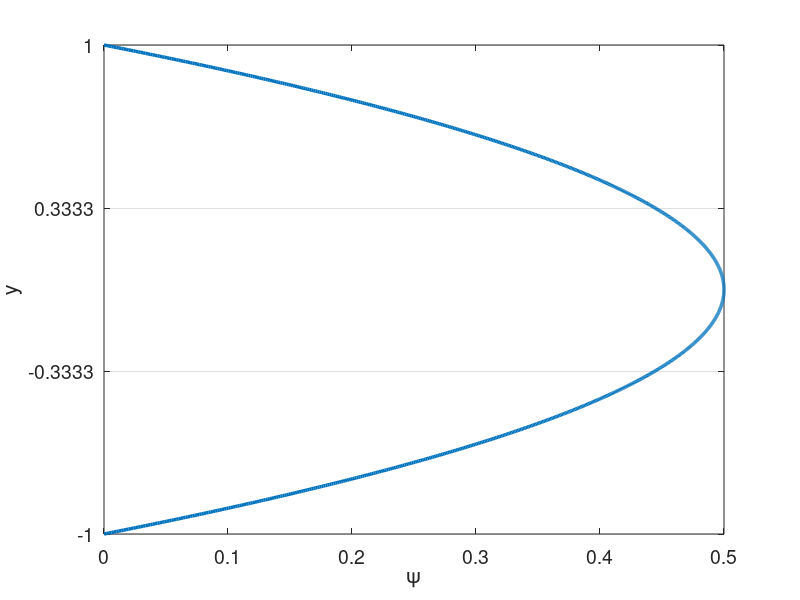

The MATLAB script that drew this image: (Note: this script raises an error after producing the figure.)
% clc
clear all
close all


set(0,'DefaultAxesFontSize',14)
set(0,'defaultLineLineWidth',2.5)
% set(0,'DefaultFigureWindowStyle','docked')


linestyles = {'k-','b-','r-','g-','c-','m-','k--','b--','r--','g--','c--','m--','k-.','b-.','r-.','g-.','c-.','m-.','k:','b:','r:','g:','c:','m:'};
pointstyles = {'ko','bo','ro','go','co','mo','k^','b^','r^','g^','c^','m^','ks','bs','rs','gs','cs','ms','k*','b*','r*','g*','c*','m*','k+','b+','r+','g+','c+','m+'};

%%%%%%%%%%%%%%%%%%%%%%%%%%%%%%%%%%%%%%%%%%%%%%%%%%%%%%%%%%%%%%%%%%
% Navier-Stokes Solver Demo (2D Channel)
%%%%%%%%%%%%%%%%%%%%%%%%%%%%%%%%%%%%%%%%%%%%%%%%%%%%%%%%%%%%%%%%%%

format compact;
format short; 
Re = 1; Pr=0.8; Pe=Re*Pr; 

%N=16; E=5; N1=N+1; nL=N1*N1*E;  % 16th order
N=2; % polynomial order  
Ex=1; % Number of elements in x
Ey=3; % Number of elements in y
CFL=0.1;
u_ic = Re;
pert = 0.0;
f_ic = @(x,y) u_ic*(1-y.^2)/2;

%% Enrichment information
en_on = 1;
N_en_y = 1; 
psi = {@(x,y) (0.5*(1 - y.^2) + 0.*x), @(x,y) 0.*y + 0.*x};
gpsi = {@(x,y) 0.*y + 0.*x, @(x,y) (-1.*y + 0.*x), ...
        @(x,y) 0.*y + 0.*x, @(x,y) 0.*y + 0.*x};
hpsi = {@(x,y) 0.*y + 0.*x, @(x,y) (-1 - 0.*y + 0.*x), ...
        @(x,y) 0.*y + 0.*x, @(x,y) 0.*y + 0.*x};
    
% No enrichment on one half
% psi = {@(x,y) (y<=0).*(0.5*(1 - y.^2)) + (y>0).*0.5 + 0.*x, @(x,y) 0.*y + 0.*x};
% gpsi = {@(x,y) 0.*y + 0.*x, @(x,y) (y<=0).*(-1.*y)+ (y>0).*0 + 0.*x, ...
%         @(x,y) 0.*y + 0.*x, @(x,y) 0.*y + 0.*x};
% hpsi = {@(x,y) 0.*y + 0.*x, @(x,y) (y<=0).*(-1.)+ (y>0).*0 + 0.*y + 0.*x, ...
%         @(x,y) 0.*y + 0.*x, @(x,y) 0.*y + 0.*x};

% Blended enrichment
% En - Blend - normal .. - Blend - En
% N_en_form = 1;
% Ly = 2/Ey;
% ye = 1-Ly*N_en_form; % end of enrichment
% yb = 1-Ly*(N_en_form+1); % end of blending
% 
% blend = @(x,y) 0.*x + ...
%     (abs(y) >= (ye-eps)).*1 + ...
%     ((-(ye-eps) < y).*(y <= -(yb-eps))).*(y-(-yb))/((-ye)-(-yb)) + ...
%     + y.*0 + ...
%     (((ye-eps) > y).*(y >= (yb-eps))).*(y-(yb))/((ye)-(yb));
% dblend = @(x,y) 0.*x + ...
%     (abs(y) >= (ye-eps)).*0 + ...
%     ((-(ye-eps) < y).*(y <= -(yb-eps))).*1./((-ye)-(-yb)) + ...
%     + y.*0 + ...
%     (((ye-eps) > y).*(y >= (yb-eps))).*1./((ye)-(yb));
% hblend = @(x,y) 0.*x + ...
%     (abs(y) >= (ye-eps)).*0 + ...
%     ((-(ye-eps) < y).*(y <= -(yb-eps))).*0 + ...
%     + y.*0 + ...
%     (((ye-eps) > y).*(y >= (yb-eps))).*0;
% 
% % c1 = 1./(-ye^2-yb^2+2*ye*yb);
% % c2 = -2*ye*c1;
% % c3 = -(yb^2-2*yb*ye)*c1;
% % c1b = 1./(-(-ye)^2-(-yb)^2+2*(-ye)*(-yb));
% % c2b = -2*(-ye)*c1;
% % c3b = -((-yb)^2-2*(-yb)*(-ye))*c1;
% % blend = @(x,y) 0.*x + ...
% %     (abs(y) >= ye-eps).*1 + ...
% %     ((-(ye-eps) < y).*(y <= -(yb-eps))).*(c1b*y.^2+c2b*y+c3b) + ...
% %     + y.*0 + ...
% %     (((ye-eps) > y).*(y >= (yb-eps))).*(c1*y.^2+c2*y+c3);
% % 
% % dblend = @(x,y) 0.*x + ...
% %     (abs(y) >= (ye-eps)).*0 + ...
% %     ((-(ye-eps) < y).*(y <= -(yb-eps))).*(2*c1b*y+c2b) + ...
% %     + y.*0 + ...
% %     (((ye-eps) > y).*(y >= (yb-eps))).*(2*c1*y+c2);
% % 
% % hblend = @(x,y) 0.*x + ...
% %     (abs(y) >= (ye-eps)).*0 + ...
% %     ((-(ye-eps) < y).*(y <= -(yb-eps))).*2*c1b + ...
% %     + y.*0 + ...
% %     (((ye-eps) > y).*(y >= (yb-eps))).*2*c1;
% 
% en = @(x,y)(0.5*(1 - y.^2)) + 0.*x;
% den = @(x,y) (-1.*y + 0.*x);
% hen = @(x,y) (-1 - 0.*y + 0.*x);
% 
% psi = {@(x,y) blend(x,y).*en(x,y), @(x,y) 0.*y + 0.*x};
% gpsi = {@(x,y) 0.*y + 0.*x, ...
%         @(x,y) blend(x,y).*den(x,y) + dblend(x,y).*en(x,y), ...
%         @(x,y) 0.*y + 0.*x, @(x,y) 0.*y + 0.*x};
% hpsi = {@(x,y) 0.*y + 0.*x, ...
%         @(x,y) blend(x,y).*hen(x,y) + 2*dblend(x,y).*den(x,y) + hblend(x,y).*en(x,y), ...
%         @(x,y) 0.*y + 0.*x, @(x,y) 0.*y + 0.*x};

% Flat enrichment in middle
% Middle is higher than normal enrichment
% en_loc = 2/Ey+0.0001;
% psi = {@(x,y) ((1-abs(y))<=en_loc).*(0.5*(1 - y.^2) + 0.*x)+((1-abs(y))>en_loc).*0.5*(1-(1-2/Ey)^2), @(x,y) 0.*y + 0.*x};
% gpsi = {@(x,y) 0.*y + 0.*x, @(x,y) ((1-abs(y))<=en_loc).*(-1.*y + 0.*x), ...
%         @(x,y) 0.*y + 0.*x, @(x,y) 0.*y + 0.*x};
% hpsi = {@(x,y) 0.*y + 0.*x, @(x,y) ((1-abs(y))<=en_loc).*(-1 - 0.*y + 0.*x), ...
%         @(x,y) 0.*y + 0.*x, @(x,y) 0.*y + 0.*x};

% % 0 enrichment in middle  
% Middle is slightly below normal enrichment
% en_loc = 2/Ey+0.000000001;
% psi = {@(x,y) ((1-abs(y))<=en_loc).*(0.5*(1 - y.^2) + 0.*x), @(x,y) 0.*y + 0.*x};
% gpsi = {@(x,y) 0.*y + 0.*x, @(x,y) ((1-abs(y))<=en_loc).*(-1.*y + 0.*x), ...
%         @(x,y) 0.*y + 0.*x, @(x,y) 0.*y + 0.*x};
% hpsi = {@(x,y) 0.*y + 0.*x, @(x,y) ((1-abs(y))<=en_loc).*(-1 - 0.*y + 0.*x), ...
%         @(x,y) 0.*y + 0.*x, @(x,y) 0.*y + 0.*x};

% % 0 enrichment in middle not full element
% Middle is slightly below normal enrichment
% [X,Y]=make_geom_channel(Ex,Ey,N);      % Geometry in local form
% en_loc = 1-abs(Y(1,end-1,1))+0.000000001;
% psi = {@(x,y) ((1-abs(y))<=en_loc).*(0.5*(1 - y.^2) + 0.*x), @(x,y) 0.*y + 0.*x};
% gpsi = {@(x,y) 0.*y + 0.*x, @(x,y) ((1-abs(y))<=en_loc).*(-1.*y + 0.*x), ...
%         @(x,y) 0.*y + 0.*x, @(x,y) 0.*y + 0.*x};
% hpsi = {@(x,y) 0.*y + 0.*x, @(x,y) ((1-abs(y))<=en_loc).*(-1 - 0.*y + 0.*x), ...
%         @(x,y) 0.*y + 0.*x, @(x,y) 0.*y + 0.*x};

% 0 enrichment
% psi = {@(x,y) 0+0.*y + 0.*x, @(x,y) 0+0.*y + 0.*x;};
% gpsi = {@(x,y) 0.*y + 0.*x, @(x,y) 0.*y + 0.*x, @(x,y) 0.*y + 0.*x, @(x,y) 0.*y + 0.*x};
% hpsi = {@(x,y) 0.*y + 0.*x, @(x,y) 0.*y + 0.*x, @(x,y) 0.*y + 0.*x, @(x,y) 0.*y + 0.*x};

%% Plot psi
figure
ys_plot = linspace(-1,1,1000);
plot(psi{1}(0,ys_plot),ys_plot)
xlabel('\psi')
ylabel('y')
set(gca, 'YGrid', 'on', 'XGrid', 'off')
    yticks(linspace(-1,1,Ey+1));

psi_p = psi{1}(0,N_en_y*2/Ey-1);

%% Begin Solve
E=Ex*Ey; % Total number of elements
N1=N+1;
disp("Generating Matrices")
% if en_on
    Q=makeq_en(Ex,Ey,N,N_en_y);
% else
%     Q=makeq(Ex,Ey,N); % Global continuity
% end
R=maker(Q,Ex,N); % Restriction matrix, applies Dirichlet conditions
[X,Y]=make_geom_channel(Ex,Ey,N);      % Geometry in local form
en_b_nodes = get_en_bound_nodes(Ex,Ey,N,N_en_y);
en_b_nodes2 = get_en_bound_nodes2(Ex,Ey,N,N_en_y);

Ys = zeros(Ey*length(Y(1,:,1)),1);
for i = 1:Ey
    Ys((i-1)*(N+1)+1:(i)*(N+1)) = Y(1,:,(i-1)*Ex+1);
end
        
[G,J,ML,RX]=make_coef(X,Y);
[Ah,Bh,Ch,Dh,z,w]=semhat(N);

[n,nb]=size(R); 
nL=N1*N1*E;

Ab=spalloc(nL,nL,nL*N);    %  Generate Abar
for j=1:nL
    x=zeros(nL,1); 
    x(j)=1; 
    Ab(:,j)=abar_c(x,Dh,G,Q);  % assembled Neumann Operator
end
A_c=R*Q'*apply_en_cont(Ab,en_b_nodes,psi_p);
S_check=full(Ab);
Ab = Q'*Ab*Q;
A=R*Ab*R'; % Full stiffness matrix
Bb=reshape(ML,nL,1); % Form Mass matrix
Bb=diag(Bb); 
Bb=sparse(Bb); 
Ma=R*Q'*Bb*Q*R'; % Assembling mass matrix  % Full mass matrix
M_c = R*Q'*apply_en_cont(Bb,en_b_nodes,psi_p);


%%
M_check=full(Bb);

Ma_uv_check = zeros(2*nL);
Ma_uv_check(1:nL,1:nL) = M_check;
Ma_uv_check(nL+1:2*nL,nL+1:2*nL) = M_check;
A_uv_check = zeros(2*nL);
A_uv_check(1:nL,1:nL) = S_check;
A_uv_check(nL+1:2*nL,nL+1:2*nL) = S_check;

M_q = full(Ma);
S_q = full(A);


%%


% Assemble overall system matrices
nn = length(Ma); % number of nodes in the domain
Ma_uv = zeros(2*nn);
Ma_uv(1:nn,1:nn) = Ma;
Ma_uv(nn+1:2*nn,nn+1:2*nn) = Ma;
Ma_uv = sparse(Ma_uv);
A_uv = zeros(2*nn);
A_uv(1:nn,1:nn) = A;
A_uv(nn+1:2*nn,nn+1:2*nn) = A;
A_uv = sparse(A_uv);
ML_uv = zeros(2*(N+1),2*(N+1),E);
ML_uv(1:N+1,1:N+1,1:E) = ML;
ML_uv(N+2:2*(N+1),N+2:2*(N+1),1:E) = ML;


%% Assemble enrichment matrices
psi_xy{1} = psi{1}(X,Y);
psi_xy{2} = psi{2}(X,Y);
if en_on
    disp("Computing enrichment")
    [Mp,Sp,T1,T2,z_en,w_en] = enrich_mats(X,Y,E,N,psi,gpsi,hpsi);
    nb = N1*N1;
        
    for k=1:2
        Mp_all{k} = zeros(nb*E,nb*E);
        Sp_all{k} = zeros(nb*E,nb*E);
%         T1_all{k} = zeros(nb*E,1);
%         T2_all{k} = zeros(nb*E,1);
        T1_all{k} = zeros(N+1,N+1,E);
        T2_all{k} = zeros(N+1,N+1,E);
        
        T1_rs{k} = reshape(T1{k},[N+1,N+1,E]);
        T2_rs{k} = reshape(T2{k},[N+1,N+1,E]);
        
        % TODO: Assemble differently for different elements
        for iy = 1:Ey
            for ix = 1:Ex
                i = (iy-1)*Ex+ix;
                if ((iy <= N_en_y) || (iy > Ey-N_en_y))
                    Mp_all{k}((i-1)*nb+1:i*nb,(i-1)*nb+1:i*nb) = Mp{k}(:,:,i);
                    Sp_all{k}((i-1)*nb+1:i*nb,(i-1)*nb+1:i*nb) = Sp{k}(:,:,i);
%                     T1_all{k}((i-1)*nb+1:i*nb) = T1{k}(:,i);
%                     T2_all{k}((i-1)*nb+1:i*nb) = T2{k}(:,i);
%                     T1{k}(:,i) = T1{k}(:,i);
%                     T2{k}(:,i) = T2{k}(:,i);
                    T1_all{k}(:,:,i) = T1_rs{k}(:,:,i); 
                    T2_all{k}(:,:,i) = T2_rs{k}(:,:,i);
                end
            end
        end
        %%
        if k == 1
            Mp_check_1 = full(Mp_all{k});
            Sp_check_1 = full(Sp_all{k});
            T1_check_1 = full(T1_all{k});
            T2_check_1 = full(T2_all{k});
            Mp_check_2 = zeros(size(Mp_all{k}));
            Sp_check_2 = zeros(size(Mp_all{k}));
            T1_check_2 = zeros(size(Mp_all{k}));
            T2_check_2 = zeros(size(Mp_all{k}));
        elseif k == 2
            Mp_check_2 = full(Mp_all{k});
            Sp_check_2 = full(Sp_all{k});
            T1_check_2 = full(T1_all{k});
            T2_check_2 = full(T2_all{k});
        end
        %%
        Mp_all{k} = sparse(Mp_all{k});        
        Mp_all_c{k} = R*Q'*apply_en_cont(Mp_all{k},en_b_nodes,psi_p);
        Mp_all{k} = R*Q'*Mp_all{k}*Q*R';
        Sp_all{k} = sparse(Sp_all{k});
        Sp_all_c{k} = R*Q'*apply_en_cont(Sp_all{k},en_b_nodes,psi_p);
        Sp_all{k} = R*Q'*Sp_all{k}*Q*R';
        
%         T1_all{k} = sparse(T1_all{k});
%         T2_all{k} = sparse(T2_all{k});
%         T2_all{k} = Q'*T2_all{k};
   
    end
    
    Mp_uv = zeros(2*nn);
    Sp_uv = zeros(2*nn);
    Mp_uv(1:nn,1:nn) = Mp_all{1};
    Mp_uv(1:nn,nn+1:2*nn) = Mp_all{2};
    Sp_uv(1:nn,1:nn) = Sp_all{1};
    Sp_uv(nn+1:2*nn,nn+1:2*nn) = Sp_all{1};
    
    %%
    Mp_uv_check = zeros(2*nL);
    Mp_uv_check(1:nL,1:nL) = Mp_check_1;
    Mp_uv_check(1:nL,nL+1:2*nL) = Mp_check_2;
    Sp_uv_check(1:nL,1:nL) = Sp_check_1;
    Sp_uv_check(nL+1:2*nL,nL+1:2*nL) = Sp_check_1;
    Mp_q_1 = full(Mp_all{1});
    Sp_q_1 = full(Sp_all{1});
    
    Mp_q_2 = full(Mp_all{2});
    Sp_q_2 = full(Sp_all{2});
    %%

    Mp_uv = sparse(Mp_uv);
    Sp_uv = sparse(Sp_uv);   
end

%%

dxmin=pi*(z(N1)-z(N))/(2*Ex); % Get min dx for CFL constraint
Tfinal=150; 
dt=CFL*dxmin/u_ic; 
nstep=ceil(Tfinal/dt); 
dt=Tfinal/nstep; 
% Print information
nstep
dt
yp1 = (1+Y(1,2))*Re

disp("Computing inverse")
Ai=pinv(full(Ab)); 

disp("Setting Initial Conditions")
% Initial conditions
u=u_ic*ones(size(ML)); 
v=0*ML;

for e = 1:E
    for i = 1:N+1
        for j = 1:N+1
            u(i,j,e) = f_ic(X(i,j,e),Y(i,j,e))+pert*rand()*u_ic;
            v(i,j,e) = v(i,j,e)+pert*rand()*u_ic;
            if en_on
                if ((e <= Ex*N_en_y) || (e > (Ey-N_en_y)*Ex))
                    u(i,j,e) = u(i,j,e) - psi{1}(X(i,j,e),Y(i,j,e));
                    v(i,j,e) = v(i,j,e) - psi{2}(X(i,j,e),Y(i,j,e));
                end
            end
        end
    end
end

% u = apply_en_cont_soln(u,en_b_nodes,psi_p);
u1=u; u2=u; u3=u; fx3=u; fx2=u; fx1=u;
v1=v; v2=v; v3=v; fy3=v; fy2=v; fy1=v;

F = ones(size(ML));
% Fb=reshape(ML.*F,nL,1); %% Output
% 
% Fb=Bb\(Q'*Fb);  

uv = [u;v];

%%
uv_ic_check = uv;
%%

%% Setup BC if nonzero
% u_bc = ones(size(u)).*((Y==1)+(Y==-1));
% u_bc = reshape(ML.*u_bc,nL,1);
% u_bc = Bb\(Q'*u_bc);

%%
disp("Timestepping")
plot1 = 1;
time = 0;
plot1 = post_channel(N,Ex,Ey,w,X,Y,Ys,en_on,time,u,psi_xy,N_en_y,plot1);
%%
% psi_len = length(M_c);
% psi_c = zeros(psi_len,1);
% psi_c(1:psi_len/2) = -1*ones(psi_len/2,1)*psi_p;
% psi_c(psi_len/2+1:psi_len) = 1*ones(psi_len/2,1)*psi_p;
for step=1:nstep 
    time=step*dt;
    if step==1; b0=1.0;    b= [ -1 0 0 ]';       a=[ 1  0 0 ]'; end
    if step==2; b0=1.5;    b=([ -4 1 0 ]')./2;   a=[ 2 -1 0 ]'; end
    if step==3; b0=11./6.; b=([ -18 9 -2 ]')./6; a=[ 3 -3 1 ]'; end
    if step<=3
        if en_on
            H_x=(Ma + A*dt/(b0*Re) + dt/b0*(Mp_all{1} + Sp_all{1}));
            H_y=(Ma + A*dt/(b0*Re));
            [LH_x,UH_x]=lu(H_x);
            [LH_y,UH_y]=lu(H_y);
            terms_x = 1/Re*(T1_all{1})+T2_all{1};
            terms_y = 1/Re*(T1_all{2})+T2_all{2};
            
            %% GUESS?
%             terms_x(:,1,N_en_y+1) = terms_x(:,end,N_en_y);
%             terms_x(:,end,Ey-N_en_y) = terms_x(:,1,Ey-N_en_y+1);
%             terms_x(:,:,2) = terms_x(:,:,1);
            
            H_uv = (Ma_uv + A_uv*dt/(b0*Re) + dt/b0*(Mp_uv + Sp_uv));
            H_c = 0;% (M_c + A_c*dt/(b0*Re) + dt/b0*(Mp_all_c{1}+Sp_all_c{1}));
            H_check = (Ma_uv_check + A_uv_check*dt/(b0*Re) + dt/b0*(Mp_uv_check + Sp_uv_check));
            H_q_check = R*Q'*(apply_en_cont(H_check(1:nL,1:nL),en_b_nodes,psi_p)+apply_en_cont(H_check(1:nL,nL+1:2*nL),en_b_nodes,psi_p));
            H_q = full(H_uv);
            %% hardcode manipulation
            for i = 1:length(en_b_nodes2)
                H_uv(en_b_nodes2(i,1),:) = H_uv(en_b_nodes2(i,1),:)+H_uv(en_b_nodes2(i,2),:);
                H_uv(en_b_nodes2(i,2),:) = zeros(size(H_uv(en_b_nodes2(i,2),:)));
                H_uv(en_b_nodes2(i,2),en_b_nodes2(i,1)) = -1;
                H_uv(en_b_nodes2(i,2),en_b_nodes2(i,2)) = 1;
                
                H_uv(en_b_nodes2(i,1)+nn,:) = H_uv(en_b_nodes2(i,1)+nn,:)+H_uv(en_b_nodes2(i,2)+nn,:);
                H_uv(en_b_nodes2(i,2)+nn,:) = zeros(size(H_uv(en_b_nodes2(i,2)+nn,:)));
                H_uv(en_b_nodes2(i,2)+nn,en_b_nodes2(i,1)+nn) = -1;
                H_uv(en_b_nodes2(i,2)+nn,en_b_nodes2(i,2)+nn) = 1;
            end
            
            %%
            rhs_c = (H_c);
            [LH_uv,UH_uv]=lu(H_uv);
        else
            H=(Ma + A*dt/(b0*Re));
            [LH_x,UH_x]=lu(H);
            LH_y = LH_x;
            UH_y = UH_x;

            terms_x = zeros(N+1,N+1,E);
            terms_y = zeros(N+1,N+1,E);
            
            H_uv = (Ma_uv + A_uv*dt/(b0*Re));
            %% hardcode manipulation
            for i = 1:length(en_b_nodes2)
                H_uv(en_b_nodes2(i,1),:) = H_uv(en_b_nodes2(i,1),:)+H_uv(en_b_nodes2(i,2),:);
                H_uv(en_b_nodes2(i,2),:) = zeros(size(H_uv(en_b_nodes2(i,2),:)));
                H_uv(en_b_nodes2(i,2),en_b_nodes2(i,1)) = -1;
                H_uv(en_b_nodes2(i,2),en_b_nodes2(i,2)) = 1;
                
                H_uv(en_b_nodes2(i,1)+nn,:) = H_uv(en_b_nodes2(i,1)+nn,:)+H_uv(en_b_nodes2(i,2)+nn,:);
                H_uv(en_b_nodes2(i,2)+nn,:) = zeros(size(H_uv(en_b_nodes2(i,2)+nn,:)));
                H_uv(en_b_nodes2(i,2)+nn,en_b_nodes2(i,1)+nn) = -1;
                H_uv(en_b_nodes2(i,2)+nn,en_b_nodes2(i,2)+nn) = 1;
            end
            rhs_c = zeros(size(Ma(:,1)));
            [LH_uv,UH_uv]=lu(H_uv);
%             Hbar=(Bb+ Ab*dt/(b0*Re));
        end
        
        b0i=1./b0;
    end % Viscous op
 
    %% uv version
    
%   Nonlinear step - unassembled, not multiplied by mass matrix

    fx1 = -convl(u,RX,Dh,u,v) + F; % du = Cu  
    fy1 = -convl(v,RX,Dh,u,v) + terms_y; % dv = Cv
    
    %%
    convl_x_check = -convl(u,RX,Dh,u,v);
    convl_y_check = -convl(v,RX,Dh,u,v);
    %%

    rx  = a(1)*fx1+a(2)*fx2+a(3)*fx3; % kth-order extrapolation
    ry  = a(1)*fy1+a(2)*fy2+a(3)*fy3;

    fx3=fx2; fx2=fx1; 
    fy3=fy2; fy2=fy1; 

    rx  = dt*rx - (b(1)*u+b(2)*u2+b(3)*u3); u3=u2; u2=u; % Add BDF terms
    ry  = dt*ry - (b(1)*v+b(2)*v2+b(3)*v3); v3=v2; v2=v; %     and

    ut  = b0i*rx; 
    vt  = b0i*ry; 

%   uL=ut; vL=vt;
    [uL,vL,pr]=pressure_project(ut,vt,Ai,Q,ML,RX,Dh); % Div-free velocity
    pr = (b0/dt)*pr;
    
    %%
    uL_check = uL;
    vL_check = vL;
    %%

    %   Set RHS.                 %Viscous update. %  Convert to local form.
%     u=R*(Q'*reshape(ML.*uL,nL,1)-Hbar*u_bc);
    u_rhs=R*(Q'*reshape(ML.*uL,nL,1));
    v_rhs=R*(Q'*reshape(ML.*vL,nL,1));
  
    u_rhs = u_rhs + dt/b0*R*Q'*reshape(terms_x,nL,1);
    
    %% hardcode manipulation
   
    for i = 1:length(en_b_nodes2)
        u_rhs(en_b_nodes2(i,1)) = u_rhs(en_b_nodes2(i,1))+u_rhs(en_b_nodes2(i,2));
        u_rhs(en_b_nodes2(i,2)) = psi_p*en_on;
        
        v_rhs(en_b_nodes2(i,1)) = v_rhs(en_b_nodes2(i,1))+v_rhs(en_b_nodes2(i,2));
        v_rhs(en_b_nodes2(i,2)) = 0;
    end
    %%
    
        %%
    u_rhs_check = u_rhs;
    v_rhs_check = v_rhs;
    %%
    
    uv = [u_rhs;v_rhs];
    uv_check = uv;
%     uv = [u;v];
    uv=UH_uv\(LH_uv\uv);
    u = uv(1:nn);
    v = uv(nn+1:2*nn);
%     u=Q*(R'*u+u_bc);
    u=Q*(R'*u);
%     if en_on
%         u = apply_en_cont_soln(Ey,N_en_y,en_b_nodes,u,psi_p);
%     end
    u=reshape(u,N1,N1,E);
    v=Q*(R'*v);
    v=reshape(v,N1,N1,E);
    
    
    
%% Output
    if mod(step,100)==0
        plot1 = post_channel(N,Ex,Ey,w,X,Y,Ys,en_on,time,u,psi_xy,N_en_y,plot1);
    end

end
%%%%%%%%%%%%%%%%%%%%%%%%%%%%%%%%%%%%%%%%%%%%%%%%%%%%%%%%%%%%%%%%%%
